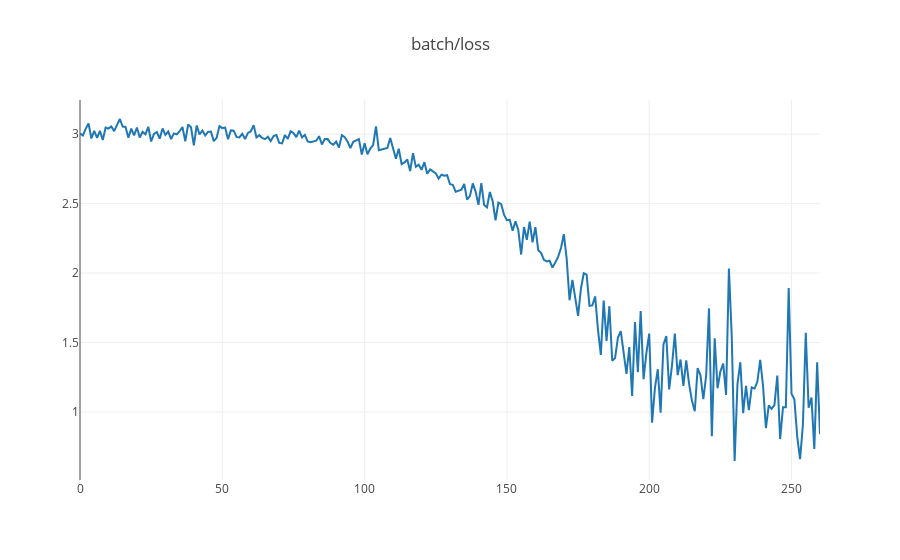
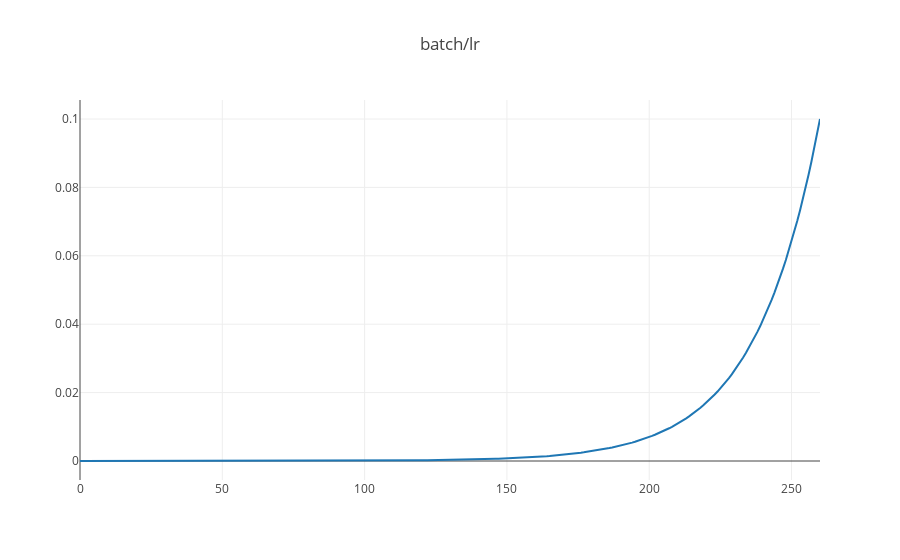

Write notebook code for charts like these, in order.
### Code cell
keker.plot_kek_lr(logdir="logdir")

### Figure 1 — Plotly figure (JSON) as saved in the notebook; plotly's stock layout.template omitted (floating-point values rounded to 4 significant figures; data arrays with more than 128 entries replaced by an {"elided": "..."} marker saying what was removed)
{"data": [{"name": "train/batch/loss", "type": "scatter", "uid": "0dc00cca-6111-4a2a-9f4f-20b86cd83c04", "x": {"elided": "261 int values"}, "y": {"elided": "261 float values"}}], "layout": {"title": {"text": "batch/loss"}, "yaxis": {"hoverformat": ".6f"}}}

### Figure 2 — Plotly figure (JSON) as saved in the notebook; plotly's stock layout.template omitted (floating-point values rounded to 4 significant figures; data arrays with more than 128 entries replaced by an {"elided": "..."} marker saying what was removed)
{"data": [{"name": "train/batch/lr", "type": "scatter", "uid": "7e7b073c-3553-4470-b0c2-6b7b4b873899", "x": {"elided": "261 int values"}, "y": {"elided": "261 float values"}}], "layout": {"title": {"text": "batch/lr"}, "yaxis": {"hoverformat": ".6f"}}}
